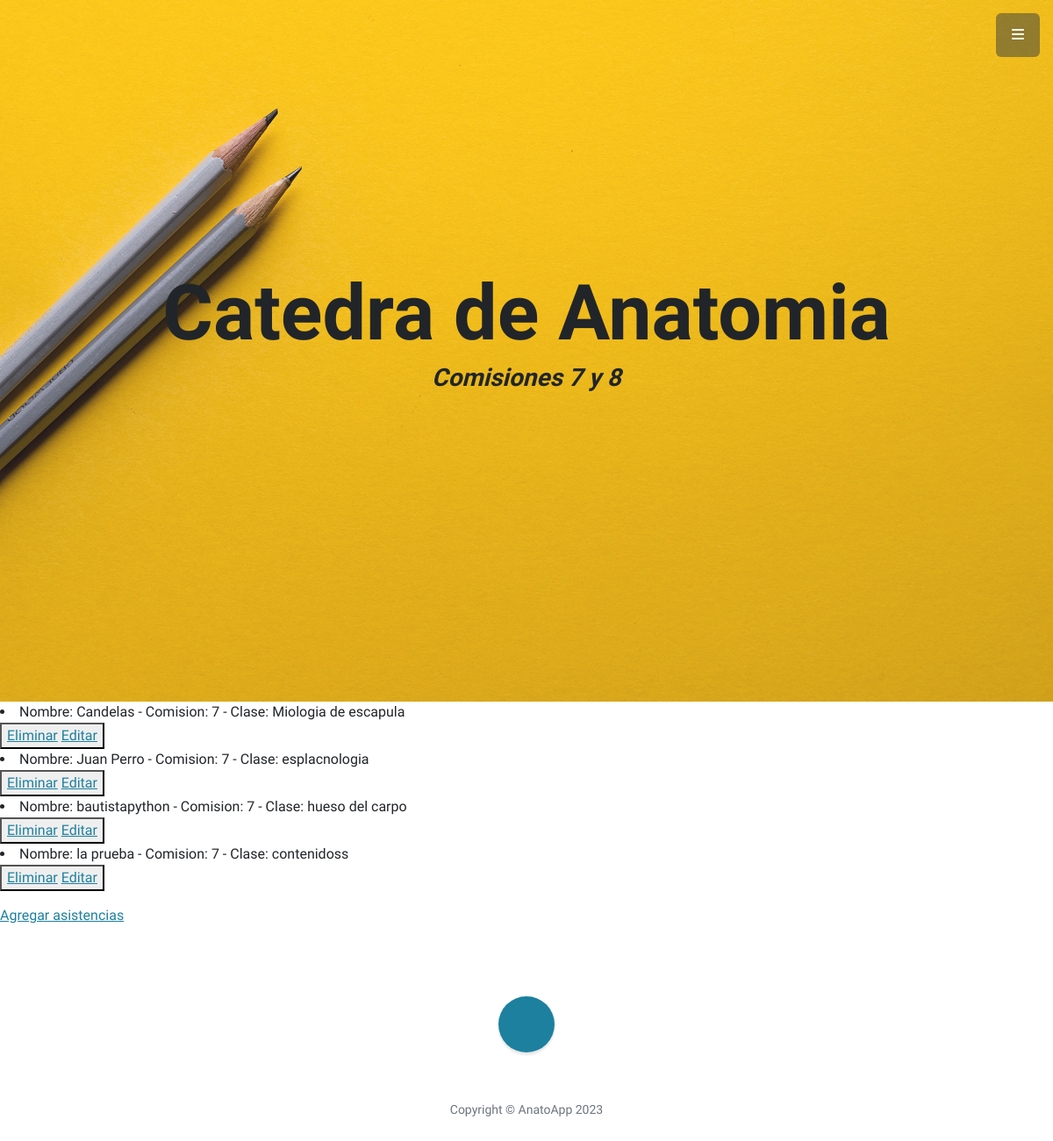
The page /AnatoApp/leerAsistencias on the database its author committed.
### AnatoApp/models.py (models this page shows)
class Asistencias(models.Model):
    def __str__(self):
        return f"Nombre: {self.nombre} - Comision: {self.comision} - Clase: {self.clase}"
    nombre = models.CharField(max_length=40)
    comision = models.IntegerField()
    clase = models.CharField(max_length=40)
    presente = models.BooleanField()

### AnatoApp/views.py (the view)
# urls.py: path('leerAsistencias',views.leerAsistencias,name='LeerAsistencias'),
def leerAsistencias(request):
    asistencias= Asistencias.objects.all()
    contexto= {"asistencias": asistencias}
    return render(request, "AnatoApp/leerAsistencias.html",contexto)

### AnatoApp/templates/AnatoApp/leerAsistencias.html (shortened to what this page needs)
{% extends "AnatoApp/pagina2.html" %}
{% load static %}
{% block Alumnos %}
<!DOCTYPE html>
<html lang="en">
<head>
</head>
<body>
    {% for p in asistencias %}
        <li>{{p}}</li>
        <button>
            <a href="{% url 'EliminarAsistencia' p.nombre %}"> Eliminar</a>
            <a href="{% url 'EditarAsistencia' p.nombre %}">Editar</a>
        </button>
    {% endfor %}
    <a href="{% url 'AsistenciasFormulario' %}">Agregar asistencias</a>
</body>
</html>
{% endblock %}

### rows shown on the page
Asistencias: nombre+comision+clase "Nombre: Candelas - Comision: 7 - Clase: Miologia de escapula"
Asistencias: nombre+comision+clase "Nombre: Juan Perro - Comision: 7 - Clase: esplacnologia"
Asistencias: nombre+comision+clase "Nombre: bautistapython - Comision: 7 - Clase: hueso del carpo"
Asistencias: nombre+comision+clase "Nombre: la prueba - Comision: 7 - Clase: contenidoss"
